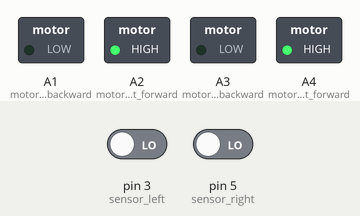
Simulated run of this sketch. Board: Arduino Uno, built with avr-gcc and run on an emulated ATmega328P. Parts: switched loads named in the sketch (green lamp = pin HIGH). The inputs (shaded band) are chosen by the test bench; at power-on: pin 3 (sensor_left) LOW, pin 5 (sensor_right) LOW.

Above: at 0.1 s.
Timing chart, 0 to 1.6 s (numbered marks = the images above):
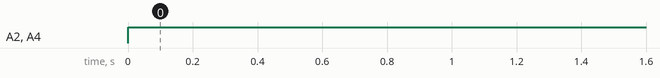

Measured:
- by itself, A2 (motor_left_forward), A4 (motor_right_forward): LOW → HIGH at 0.00 s

The sketch:

dilshad.ino
```cpp
int sensor_left=3;
int sensor_right=5;
int motor_right_forward=A4;
int motor_right_backward=A3;
int motor_left_forward=A2;
int motor_left_backward=A1;


void setup()
{
  pinMode(motor_right_forward, OUTPUT);
  pinMode(motor_right_backward, OUTPUT);
  pinMode(motor_left_forward, OUTPUT);
  pinMode(motor_left_backward, OUTPUT);
  pinMode(sensor_left, INPUT);
  pinMode(sensor_right, INPUT);
}

void loop()
{
if (digitalRead(sensor_left)<500 && digitalRead(sensor_right)<500) {
    digitalWrite(motor_right_forward,150);
    digitalWrite(motor_left_forward,150);
}
  else if (digitalRead(sensor_left)>500 && digitalRead(sensor_right)<500) {
    digitalWrite(motor_right_forward,150);
    digitalWrite(motor_left_forward,0);
  }
  else if (digitalRead(sensor_left)<500 && digitalRead(sensor_right)>500) {
    digitalWrite(motor_right_forward,0);
    digitalWrite(motor_left_forward,150);
  }
else {
      digitalWrite(motor_right_forward,0);
    digitalWrite(motor_left_forward,0);
}
}
```
